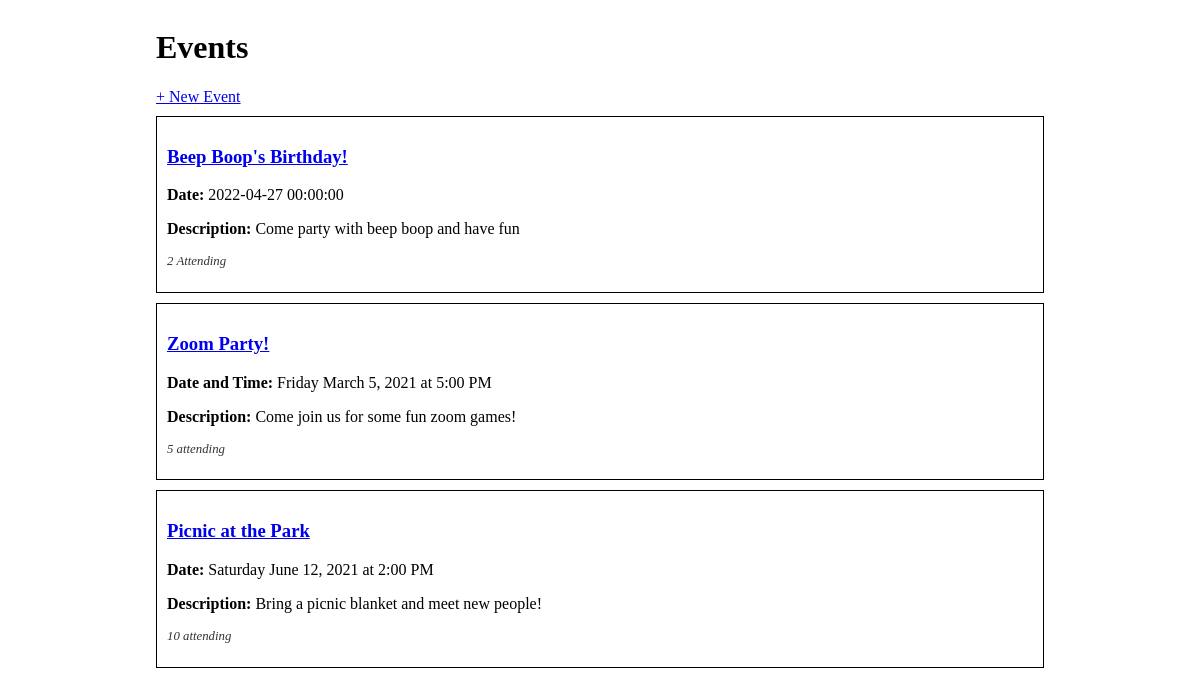
Before: / with the older database file.
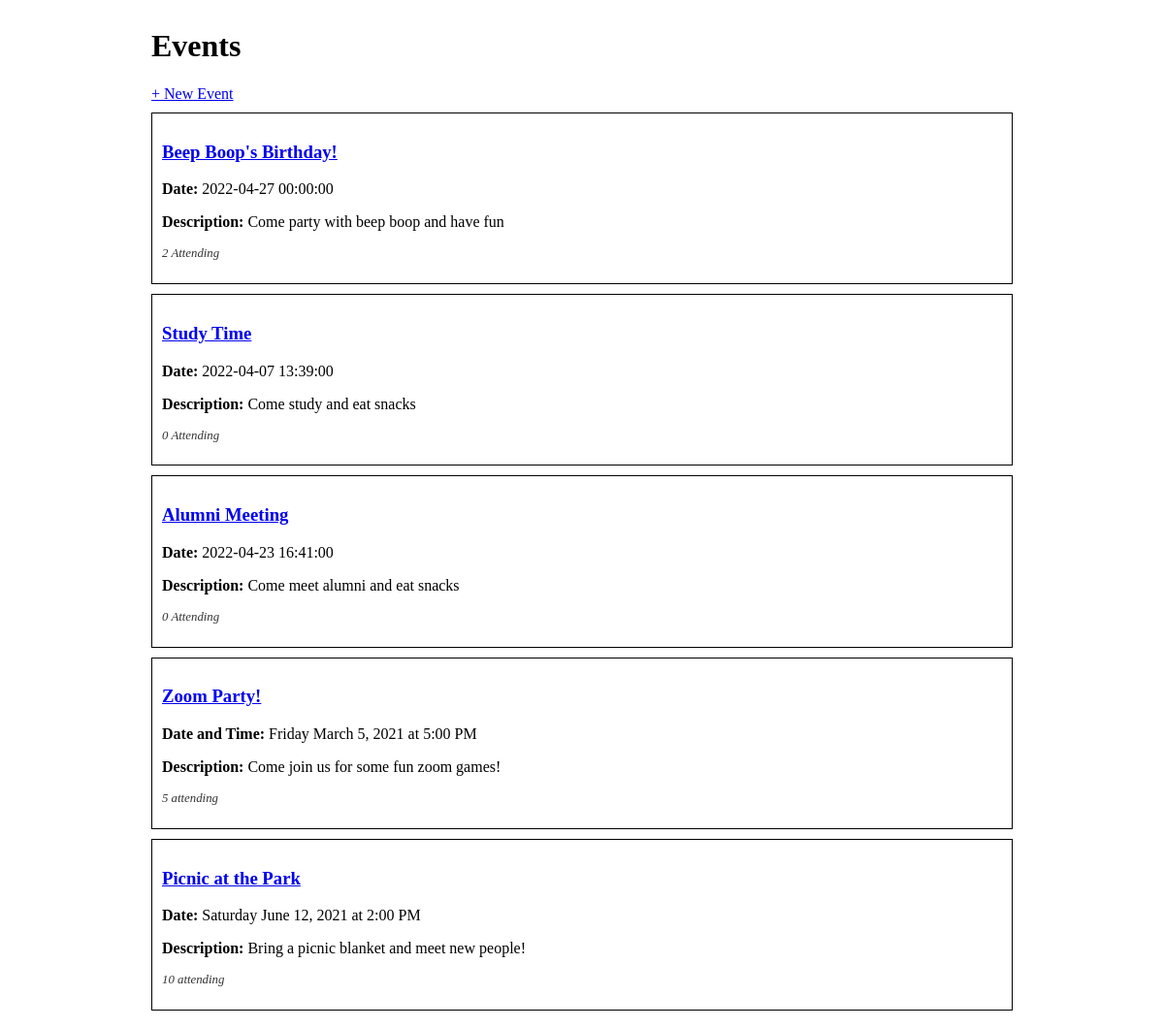
After: the same page with the newer database file.
### events_app/models.py (models this page shows)
class Event(db.Model):
    id = db.Column(db.Integer, primary_key=True)
    title = db.Column(db.String(80), nullable=False)
    description = db.Column(db.String(80), nullable=False)
    date_and_time = db.Column(db.DateTime(timezone=True))
    guests = db.relationship('Guest', secondary = 'guest_events', back_populates="events_attending")
    event_type = db.Column(db.Enum(EventType), default=EventType.MISC)

### events_app/routes.py (the view)
@main.route('/')
def index():
    all_events = Event.query.all()
    return render_template('index.html', events=all_events)

### events_app/templates/index.html
{% extends 'base.html' %}
{% block content %}
<h1>Events</h1>
<a href="/create">+ New Event</a>
{% for event in events %}
    <div class="event-container">
        <h3><a href="/event/{{ event.id }}">{{ event.title }}</a></h3>
        <p><strong>Date:</strong> {{ event.date_and_time }}</p>
        <p><strong>Description:</strong> {{ event.description }}</p>
        <p class="small-text">
            {{ event.guests|length }} Attending
        </p>
    </div>
{% endfor %}
<div class="event-container">
    <h3><a href="/event/1">Zoom Party!</a></h3>
    <p><strong>Date and Time:</strong> Friday March 5, 2021 at 5:00 PM</p>
    <p><strong>Description:</strong> Come join us for some fun zoom games!</p>
    <p class="small-text">
        5 attending
    </p>
</div>
<div class="event-container">
    <h3><a href="/event/2">Picnic at the Park</a></h3>
    <p><strong>Date:</strong> Saturday June 12, 2021 at 2:00 PM</p>
    <p><strong>Description:</strong> Bring a picnic blanket and meet new people!</p>
    <p class="small-text">
        10 attending
    </p>
</div>
{% endblock %}

### events_app/templates/base.html (shortened to what this page needs)
<!DOCTYPE html>
<html>
    <head>
        <link rel="stylesheet" href="/static/style.css">
    </head>
    <body>
        <div id="content">
            {% block content %}{% endblock %}
        </div>
    </body>
</html>

### events_app/static/style.css (style rules this page uses)
body { display: flex; justify-content: center; }
#content { width: 75%; }
.event-container { border: 1px solid #000; margin: 10px 0; padding: 10px; }
.small-text { font-size: 0.8em; color: #333; font-style: italic; }

Changed rows visible on the page:
added Event: title "Study Time", date_and_time "2022-04-07 13:39:00", description "Come study and eat snacks", guests|length "0"
added Event: title "Alumni Meeting", date_and_time "2022-04-23 16:41:00", description "Come meet alumni and eat snacks", guests|length "0"
